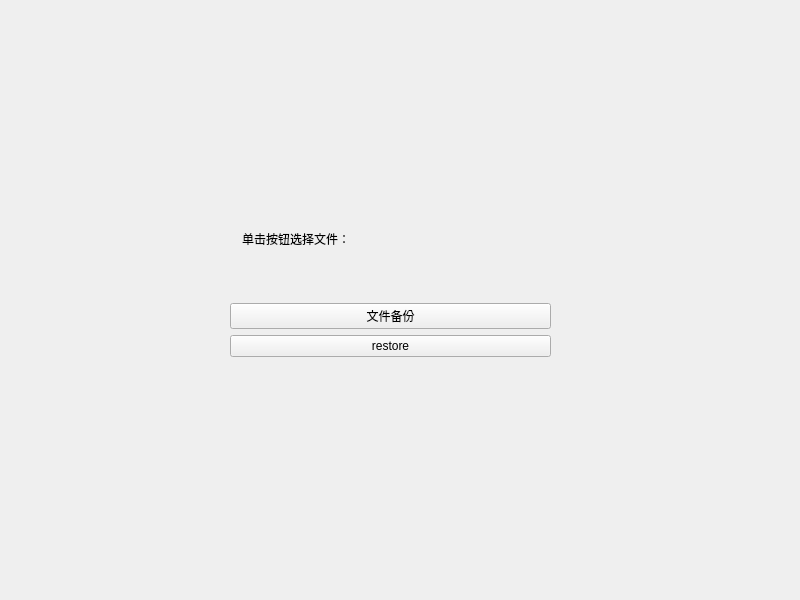
<?xml version="1.0" encoding="UTF-8"?>
<ui version="4.0">
 <class>choose</class>
 <widget class="QWidget" name="choose">
  <property name="geometry">
   <rect>
    <x>0</x>
    <y>0</y>
    <width>800</width>
    <height>600</height>
   </rect>
  </property>
  <property name="windowTitle">
   <string>Form</string>
  </property>
  <widget class="QLabel" name="label">
   <property name="geometry">
    <rect>
     <x>190</x>
     <y>230</y>
     <width>212</width>
     <height>17</height>
    </rect>
   </property>
   <property name="text">
    <string>单击按钮选择文件：</string>
   </property>
   <property name="alignment">
    <set>Qt::AlignCenter</set>
   </property>
  </widget>
  <widget class="QWidget" name="layoutWidget">
   <property name="geometry">
    <rect>
     <x>230</x>
     <y>280</y>
     <width>321</width>
     <height>101</height>
    </rect>
   </property>
   <layout class="QVBoxLayout" name="verticalLayout_2">
    <item>
     <layout class="QVBoxLayout" name="verticalLayout">
      <item>
       <widget class="QPushButton" name="backup">
        <property name="text">
         <string>文件备份</string>
        </property>
       </widget>
      </item>
      <item>
       <widget class="QPushButton" name="restore">
        <property name="text">
         <string>restore</string>
        </property>
       </widget>
      </item>
     </layout>
    </item>
   </layout>
  </widget>
 </widget>
 <resources/>
 <connections/>
</ui>
